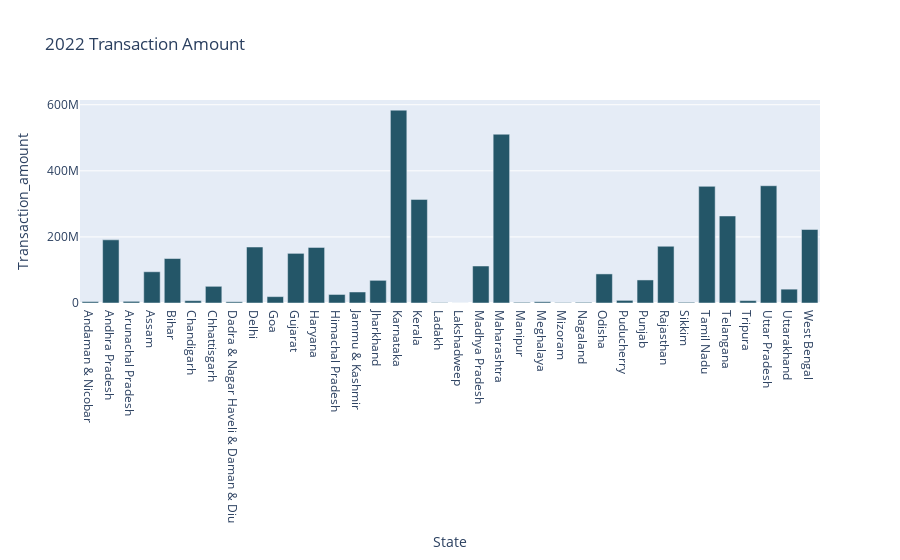
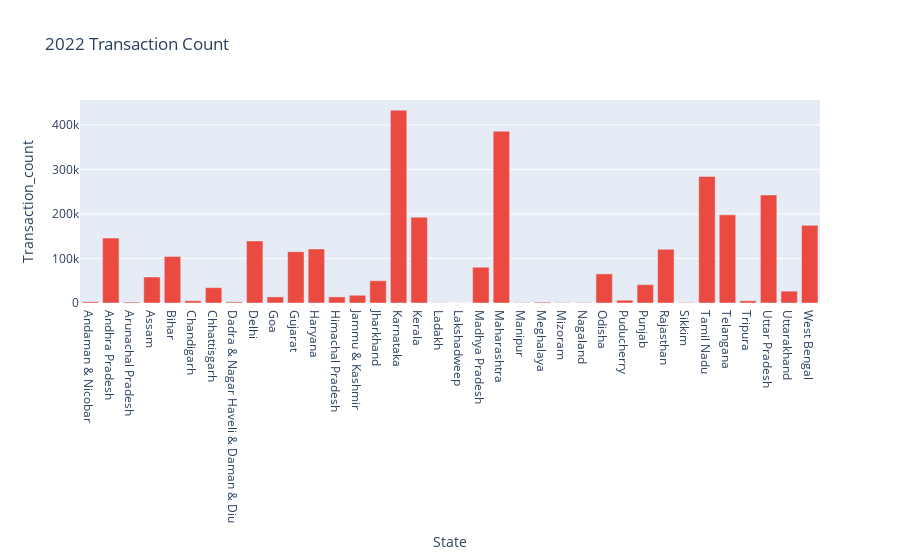

Write notebook code for charts like these, in order.
### Code cell
Transaction_amount_count_Y(2022)

### Figure 1 — Plotly figure (JSON) as saved in the notebook; plotly's stock layout.template omitted (floating-point values rounded to 4 significant figures)
{"data": [{"hovertemplate": "State=%{x}<br>Transaction_amount=%{y}<extra></extra>", "legendgroup": "", "marker": {"color": "rgb(36, 86, 104)", "pattern": {"shape": ""}}, "name": "", "orientation": "v", "showlegend": false, "textposition": "auto", "type": "bar", "x": ["Andaman & Nicobar", "Andhra Pradesh", "Arunachal Pradesh", "Assam", "Bihar", "Chandigarh", "Chhattisgarh", "Dadra & Nagar Haveli & Daman & Diu", "Delhi", "Goa", "Gujarat", "Haryana", "Himachal Pradesh", "Jammu & Kashmir", "Jharkhand", "Karnataka", "Kerala", "Ladakh", "Lakshadweep", "Madhya Pradesh", "Maharashtra", "Manipur", "Meghalaya", "Mizoram", "Nagaland", "Odisha", "Puducherry", "Punjab", "Rajasthan", "Sikkim", "Tamil Nadu", "Telangana", "Tripura", "Uttar Pradesh", "Uttarakhand", "West Bengal"], "xaxis": "x", "y": [4254703, 191191399, 5019214, 94588309, 134587339, 7048858, 50516480, 3664002, 169402683, 19291532, 150230950, 168315926, 25827945, 33367068, 68588968, 583631283, 313466314, 1243214, 130766, 111958561, 510766718, 2095371, 3747325, 1388375, 2050634, 88044336, 7979849, 69730775, 171684245, 2211850, 353009475, 263341225, 7221024, 354909247, 41881180, 222456288], "yaxis": "y"}], "layout": {"barmode": "relative", "legend": {"tracegroupgap": 0}, "title": {"text": "2022 Transaction Amount"}, "xaxis": {"anchor": "y", "domain": [0, 1], "title": {"text": "State"}}, "yaxis": {"anchor": "x", "domain": [0, 1], "title": {"text": "Transaction_amount"}}}}

### Figure 2 — Plotly figure (JSON) as saved in the notebook; plotly's stock layout.template omitted (floating-point values rounded to 4 significant figures)
{"data": [{"hovertemplate": "State=%{x}<br>Transaction_count=%{y}<extra></extra>", "legendgroup": "", "marker": {"color": "rgb(235, 74, 64)", "pattern": {"shape": ""}}, "name": "", "orientation": "v", "showlegend": false, "textposition": "auto", "type": "bar", "x": ["Andaman & Nicobar", "Andhra Pradesh", "Arunachal Pradesh", "Assam", "Bihar", "Chandigarh", "Chhattisgarh", "Dadra & Nagar Haveli & Daman & Diu", "Delhi", "Goa", "Gujarat", "Haryana", "Himachal Pradesh", "Jammu & Kashmir", "Jharkhand", "Karnataka", "Kerala", "Ladakh", "Lakshadweep", "Madhya Pradesh", "Maharashtra", "Manipur", "Meghalaya", "Mizoram", "Nagaland", "Odisha", "Puducherry", "Punjab", "Rajasthan", "Sikkim", "Tamil Nadu", "Telangana", "Tripura", "Uttar Pradesh", "Uttarakhand", "West Bengal"], "xaxis": "x", "y": [2813, 145769, 2042, 58433, 104551, 5058, 34463, 2509, 139462, 13703, 115322, 121452, 13805, 17480, 50017, 433269, 192927, 487, 98, 80387, 385808, 866, 1943, 821, 1005, 65434, 6271, 41207, 120751, 948, 284182, 198045, 5026, 242665, 26646, 174451], "yaxis": "y"}], "layout": {"barmode": "relative", "legend": {"tracegroupgap": 0}, "title": {"text": "2022 Transaction Count"}, "xaxis": {"anchor": "y", "domain": [0, 1], "title": {"text": "State"}}, "yaxis": {"anchor": "x", "domain": [0, 1], "title": {"text": "Transaction_count"}}}}
